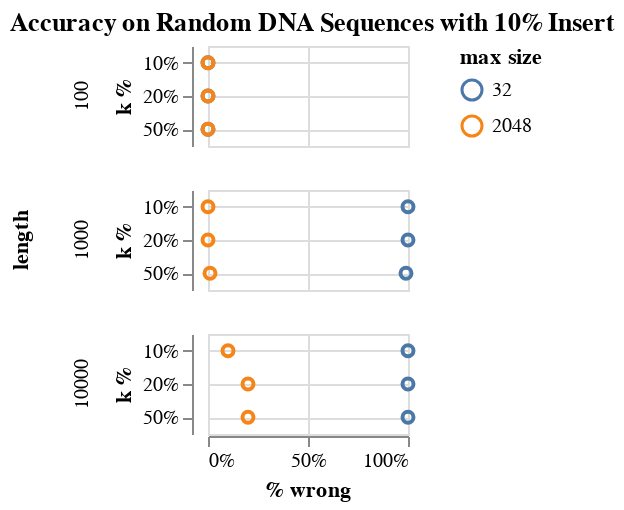

The notebook cell this image was saved under:
### Code cell
alt.Chart(data, title = "Accuracy on Random DNA Sequences with 10% Insert").mark_point(opacity = 1).encode(
    x = alt.X("% wrong", axis = alt.Axis(format = "%")),
    y = alt.Y("k %:N", axis = alt.Axis(format = "~%", grid = True)),
    color = "max size:N",
    row = alt.Row("len:N", header = alt.Header(title = "length"))
).transform_filter(
    datum.insert == True
).properties(
    width = 100,
    height = 50
)

### Figure 1 — Vega-Lite specification as saved in the notebook (floating-point values rounded to 4 significant figures)
{"config": {"view": {"continuousWidth": 400, "continuousHeight": 300}}, "data": {"name": "data-fa74a9a3c3af3d4f185711da2156a988"}, "mark": {"type": "point", "opacity": 1}, "encoding": {"color": {"type": "nominal", "field": "max size"}, "row": {"type": "nominal", "field": "len", "header": {"title": "length"}}, "x": {"type": "quantitative", "axis": {"format": "%"}, "field": "% wrong"}, "y": {"type": "nominal", "axis": {"format": "~%", "grid": true}, "field": "k %"}}, "height": 50, "title": "Accuracy on Random DNA Sequences with 10% Insert", "transform": [{"filter": "(datum.insert === true)"}], "width": 100, "$schema": "https://vega.github.io/schema/vega-lite/v4.8.1.json", "datasets": {"data-fa74a9a3c3af3d4f185711da2156a988": [{"len": 100, "k": 10, "insert": false, "iter": 100, "max size": 32, "wrong": 0, "wrong % error": null, "wrong min": 2147483647, "wrong max": -2147483648, "% wrong": 0.0, "k %": 0.1}, {"len": 100, "k": 10, "insert": false, "iter": 100, "max size": 2048, "wrong": 0, "wrong % error": null, "wrong min": 2147483647, "wrong max": -2147483648, "% wrong": 0.0, "k %": 0.1}, {"len": 100, "k": 10, "insert": true, "iter": 100, "max size": 32, "wrong": 0, "wrong % error": null, "wrong min": 2147483647, "wrong max": -2147483648, "% wrong": 0.0, "k %": 0.1}, {"len": 100, "k": 10, "insert": true, "iter": 100, "max size": 2048, "wrong": 0, "wrong % error": null, "wrong min": 2147483647, "wrong max": -2147483648, "% wrong": 0.0, "k %": 0.1}, {"len": 100, "k": 20, "insert": false, "iter": 100, "max size": 32, "wrong": 0, "wrong % error": null, "wrong min": 2147483647, "wrong max": -2147483648, "% wrong": 0.0, "k %": 0.2}, {"len": 100, "k": 20, "insert": false, "iter": 100, "max size": 2048, "wrong": 0, "wrong % error": null, "wrong min": 2147483647, "wrong max": -2147483648, "% wrong": 0.0, "k %": 0.2}, {"len": 100, "k": 20, "insert": true, "iter": 100, "max size": 32, "wrong": 0, "wrong % error": null, "wrong min": 2147483647, "wrong max": -2147483648, "% wrong": 0.0, "k %": 0.2}, {"len": 100, "k": 20, "insert": true, "iter": 100, "max size": 2048, "wrong": 0, "wrong % error": null, "wrong min": 2147483647, "wrong max": -2147483648, "% wrong": 0.0, "k %": 0.2}, {"len": 100, "k": 50, "insert": false, "iter": 100, "max size": 32, "wrong": 0, "wrong % error": null, "wrong min": 2147483647, "wrong max": -2147483648, "% wrong": 0.0, "k %": 0.5}, {"len": 100, "k": 50, "insert": false, "iter": 100, "max size": 2048, "wrong": 0, "wrong % error": null, "wrong min": 2147483647, "wrong max": -2147483648, "% wrong": 0.0, "k %": 0.5}, {"len": 100, "k": 50, "insert": true, "iter": 100, "max size": 32, "wrong": 0, "wrong % error": null, "wrong min": 2147483647, "wrong max": -2147483648, "% wrong": 0.0, "k %": 0.5}, {"len": 100, "k": 50, "insert": true, "iter": 100, "max size": 2048, "wrong": 0, "wrong % error": null, "wrong min": 2147483647, "wrong max": -2147483648, "% wrong": 0.0, "k %": 0.5}, {"len": 1000, "k": 100, "insert": false, "iter": 100, "max size": 32, "wrong": 0, "wrong % error": null, "wrong min": 2147483647, "wrong max": -2147483648, "% wrong": 0.0, "k %": 0.1}, {"len": 1000, "k": 100, "insert": false, "iter": 100, "max size": 2048, "wrong": 0, "wrong % error": null, "wrong min": 2147483647, "wrong max": -2147483648, "% wrong": 0.0, "k %": 0.1}, {"len": 1000, "k": 100, "insert": true, "iter": 100, "max size": 32, "wrong": 100, "wrong % error": 0.6552, "wrong min": 4, "wrong max": 1014, "% wrong": 1.0, "k %": 0.1}, {"len": 1000, "k": 100, "insert": true, "iter": 100, "max size": 2048, "wrong": 0, "wrong % error": null, "wrong min": 2147483647, "wrong max": -2147483648, "% wrong": 0.0, "k %": 0.1}, {"len": 1000, "k": 200, "insert": false, "iter": 100, "max size": 32, "wrong": 0, "wrong % error": null, "wrong min": 2147483647, "wrong max": -2147483648, "% wrong": 0.0, "k %": 0.2}, {"len": 1000, "k": 200, "insert": false, "iter": 100, "max size": 2048, "wrong": 0, "wrong % error": null, "wrong min": 2147483647, "wrong max": -2147483648, "% wrong": 0.0, "k %": 0.2}, {"len": 1000, "k": 200, "insert": true, "iter": 100, "max size": 32, "wrong": 100, "wrong % error": 0.6779, "wrong min": 3, "wrong max": 862, "% wrong": 1.0, "k %": 0.2}, {"len": 1000, "k": 200, "insert": true, "iter": 100, "max size": 2048, "wrong": 0, "wrong % error": null, "wrong min": 2147483647, "wrong max": -2147483648, "% wrong": 0.0, "k %": 0.2}, {"len": 1000, "k": 500, "insert": false, "iter": 100, "max size": 32, "wrong": 0, "wrong % error": null, "wrong min": 2147483647, "wrong max": -2147483648, "% wrong": 0.0, "k %": 0.5}, {"len": 1000, "k": 500, "insert": false, "iter": 100, "max size": 2048, "wrong": 0, "wrong % error": null, "wrong min": 2147483647, "wrong max": -2147483648, "% wrong": 0.0, "k %": 0.5}, {"len": 1000, "k": 500, "insert": true, "iter": 100, "max size": 32, "wrong": 99, "wrong % error": 1.607, "wrong min": 8, "wrong max": 452, "% wrong": 0.99, "k %": 0.5}, {"len": 1000, "k": 500, "insert": true, "iter": 100, "max size": 2048, "wrong": 1, "wrong % error": 0.01058, "wrong min": 2, "wrong max": 2, "% wrong": 0.01, "k %": 0.5}, {"len": 10000, "k": 1000, "insert": false, "iter": 10, "max size": 32, "wrong": 0, "wrong % error": null, "wrong min": 2147483647, "wrong max": -2147483648, "% wrong": 0.0, "k %": 0.1}, {"len": 10000, "k": 1000, "insert": false, "iter": 10, "max size": 2048, "wrong": 0, "wrong % error": null, "wrong min": 2147483647, "wrong max": -2147483648, "% wrong": 0.0, "k %": 0.1}, {"len": 10000, "k": 1000, "insert": true, "iter": 10, "max size": 32, "wrong": 10, "wrong % error": 0.6191, "wrong min": 401, "wrong max": 9432, "% wrong": 1.0, "k %": 0.1}, {"len": 10000, "k": 1000, "insert": true, "iter": 10, "max size": 2048, "wrong": 1, "wrong % error": 0.0004274, "wrong min": 3, "wrong max": 3, "% wrong": 0.1, "k %": 0.1}, {"len": 10000, "k": 2000, "insert": false, "iter": 10, "max size": 32, "wrong": 0, "wrong % error": null, "wrong min": 2147483647, "wrong max": -2147483648, "% wrong": 0.0, "k %": 0.2}, {"len": 10000, "k": 2000, "insert": false, "iter": 10, "max size": 2048, "wrong": 0, "wrong % error": null, "wrong min": 2147483647, "wrong max": -2147483648, "% wrong": 0.0, "k %": 0.2}, {"len": 10000, "k": 2000, "insert": true, "iter": 10, "max size": 32, "wrong": 10, "wrong % error": 0.909, "wrong min": 834, "wrong max": 8415, "% wrong": 1.0, "k %": 0.2}, {"len": 10000, "k": 2000, "insert": true, "iter": 10, "max size": 2048, "wrong": 2, "wrong % error": 0.0008353, "wrong min": 3, "wrong max": 6, "% wrong": 0.2, "k %": 0.2}, {"len": 10000, "k": 5000, "insert": false, "iter": 10, "max size": 32, "wrong": 0, "wrong % error": null, "wrong min": 2147483647, "wrong max": -2147483648, "% wrong": 0.0, "k %": 0.5}, {"len": 10000, "k": 5000, "insert": false, "iter": 10, "max size": 2048, "wrong": 0, "wrong % error": null, "wrong min": 2147483647, "wrong max": -2147483648, "% wrong": 0.0, "k %": 0.5}, {"len": 10000, "k": 5000, "insert": true, "iter": 10, "max size": 32, "wrong": 10, "wrong % error": 1.371, "wrong min": 73, "wrong max": 4700, "% wrong": 1.0, "k %": 0.5}, {"len": 10000, "k": 5000, "insert": true, "iter": 10, "max size": 2048, "wrong": 2, "wrong % error": 0.003335, "wrong min": 3, "wrong max": 10, "% wrong": 0.2, "k %": 0.5}]}}
